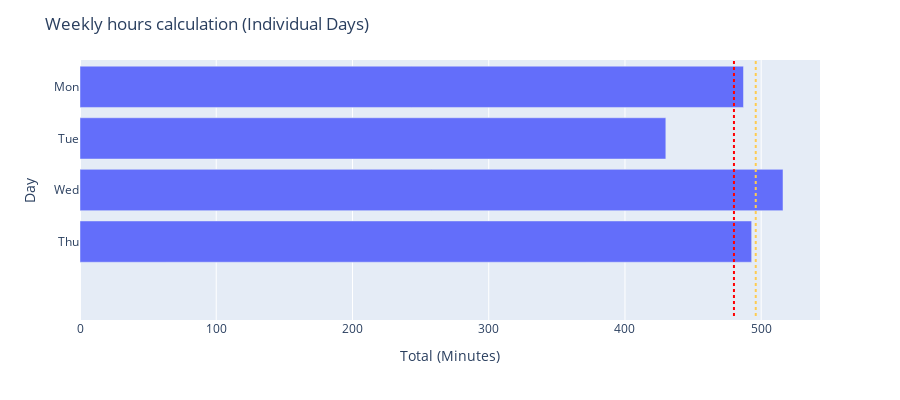

Notebook code cell kept with this figure:
### Code cell
# Bar chart
day_number = get_day_number()
bar_days_display_df = days_df.iloc[:day_number]

fig = px.bar(bar_days_display_df, 
             x='minutes_covered', y='day',
            hover_data=['coverage', 'hours_covered'],
            labels={
                'day': 'Day', 
                'minutes_covered': 'Total (Minutes)', 
                'hours_covered': 'Total (Hours)',
                'coverage': 'Day coverage'
            },
            orientation='h',
            height = 400)

# Recommended: 480 minutes
fig.add_shape(
        dict(
            type="line",
            x0=MAX_MINUTES_RECOMMENDED,
            x1=MAX_MINUTES_RECOMMENDED,
            y0=-0.5,
            y1=4.5,
            line=dict(
                color="Red",
                width=2,
                dash="dot"
            )
))

# Average time to cover
fig.add_shape(
        dict(
            type="line",
            x0=avg_minutes,
            x1=avg_minutes,
            y0=-0.5,
            y1=4.5,
            line=dict(
                color="#FECB52",
                width=2,
                dash="dot"
            ),
))


fig.update_layout(
    title_text='Weekly hours calculation (Individual Days)',
    yaxis=dict(autorange="reversed"),
    showlegend=True)

fig.update_shapes(dict(xref='x', yref='y'))

fig.show()

### Figure 1 — Plotly figure (JSON) as saved in the notebook; plotly's stock layout.template omitted (floating-point values rounded to 4 significant figures)
{"data": [{"alignmentgroup": "True", "customdata": [[["09:20-17:27"], "8h 7m"], [["09:18-11:52", "12:07-16:43"], "7h 10m"], [["08:22-11:57", "12:11-17:12"], "8h 36m"], [["09:02-12:06", "12:20-17:29"], "8h 13m"]], "hovertemplate": "Total (Minutes)=%{x}<br>Day=%{y}<br>Day coverage=%{customdata[0]}<br>Total (Hours)=%{customdata[1]}<extra></extra>", "legendgroup": "", "marker": {"color": "#636efa"}, "name": "", "offsetgroup": "", "orientation": "h", "showlegend": false, "textposition": "auto", "type": "bar", "x": [487, 430, 516, 493], "xaxis": "x", "y": ["Mon", "Tue", "Wed", "Thu"], "yaxis": "y"}], "layout": {"barmode": "relative", "height": 400, "legend": {"tracegroupgap": 0}, "margin": {"t": 60}, "shapes": [{"line": {"color": "Red", "dash": "dot", "width": 2}, "type": "line", "x0": 480, "x1": 480, "xref": "x", "y0": -0.5, "y1": 4.5, "yref": "y"}, {"line": {"color": "#FECB52", "dash": "dot", "width": 2}, "type": "line", "x0": 496, "x1": 496, "xref": "x", "y0": -0.5, "y1": 4.5, "yref": "y"}], "showlegend": true, "title": {"text": "Weekly hours calculation (Individual Days)"}, "xaxis": {"anchor": "y", "domain": [0, 1], "title": {"text": "Total (Minutes)"}}, "yaxis": {"anchor": "x", "autorange": "reversed", "domain": [0, 1], "title": {"text": "Day"}}}}
